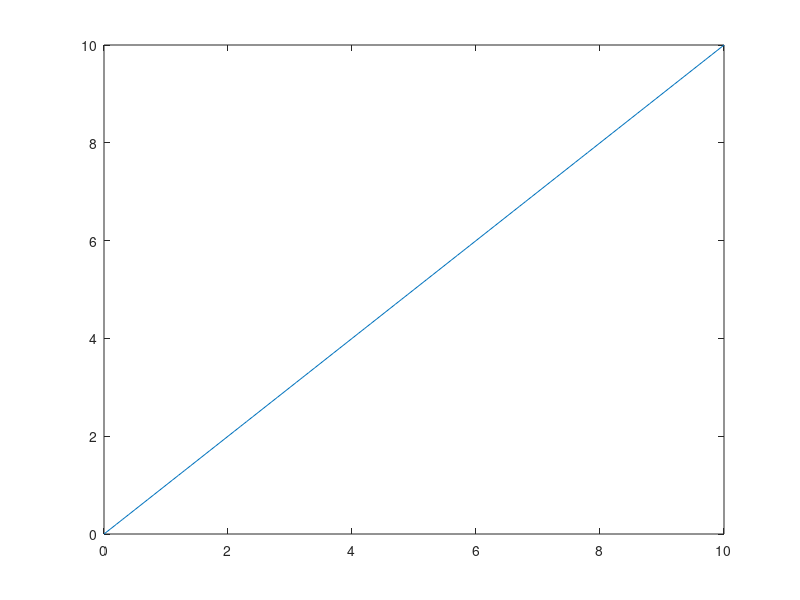

This figure's MATLAB source:
k = 1 ;

R= 10e3 ;
C = 1e-7 ; 

T = R*C ;

num = [0 k] ;
den = [T 1] ;
G = tf(num,den) ;

t = 0:0.1:10 ;
u_ramp = t ;
[y_ramp,t_ramp] = lsim(G,u_ramp,t);

plot(t_ramp,y_ramp) ;
